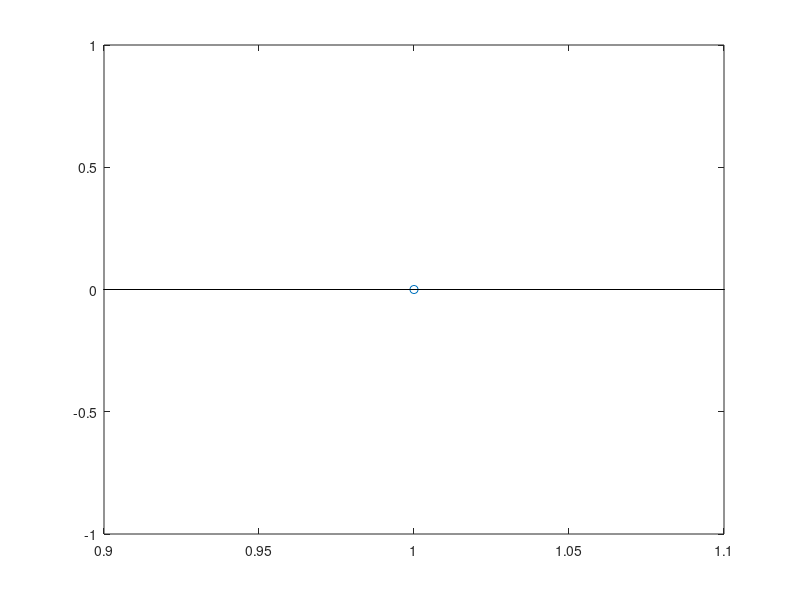

Recreate this plot in MATLAB. (Note: this script raises an error after producing the figure.)
%% Init
clear;
axesHandle = axes();
global stemHandle;
stemHandle = stem(axesHandle,0);
set(axesHandle,'ALimMode','auto');
fs = 22050;
audioHandle = audiorecorder(fs,16,1);
set(audioHandle,'StopFcn',@test_audio_stem_StopFcn);
record(audioHandle,1024/fs);